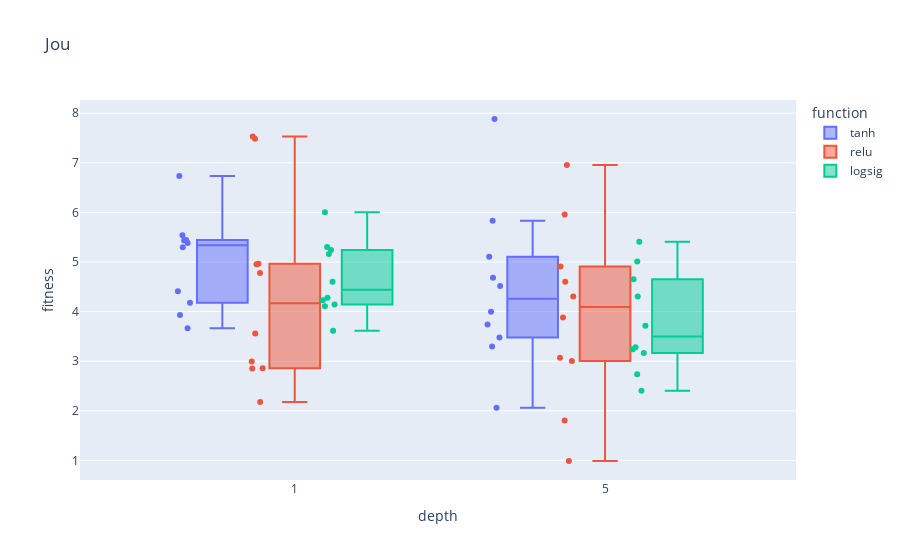

The code cell stored with this chart in its notebook:
### Code cell
fig = px.box(df, y="fitness", x=label, color="function", points="all", orientation='v',
             title="Fitness dispersion based on NN depth and activation function of hidden layers")
fig.show()

### Figure 1 — Plotly figure (JSON) as saved in the notebook; plotly's stock layout.template omitted (floating-point values rounded to 4 significant figures)
{"data": [{"alignmentgroup": "True", "boxpoints": "all", "hovertemplate": "function=tanh<br>depth=%{x}<br>fitness=%{y}<extra></extra>", "legendgroup": "tanh", "marker": {"color": "#636efa"}, "name": "tanh", "notched": false, "offsetgroup": "tanh", "orientation": "v", "showlegend": true, "type": "box", "x": ["1", "1", "1", "1", "1", "1", "1", "1", "1", "1", "5", "5", "5", "5", "5", "5", "5", "5", "5", "5"], "x0": " ", "xaxis": "x", "y": [5.432, 3.934, 5.382, 5.297, 3.665, 6.737, 5.542, 4.412, 4.178, 5.444, 3.297, 4.683, 2.063, 7.884, 3.741, 5.834, 3.476, 4.519, 3.995, 5.108], "y0": " ", "yaxis": "y"}, {"alignmentgroup": "True", "boxpoints": "all", "hovertemplate": "function=relu<br>depth=%{x}<br>fitness=%{y}<extra></extra>", "legendgroup": "relu", "marker": {"color": "#EF553B"}, "name": "relu", "notched": false, "offsetgroup": "relu", "orientation": "v", "showlegend": true, "type": "box", "x": ["1", "1", "1", "1", "1", "1", "1", "1", "1", "1", "5", "5", "5", "5", "5", "5", "5", "5", "5", "5"], "x0": " ", "xaxis": "x", "y": [2.176, 3.561, 4.955, 2.852, 7.485, 4.781, 2.859, 7.529, 4.967, 2.996, 4.602, 4.307, 3.883, 4.911, 3.003, 3.072, 6.954, 1.804, 0.9881, 5.96], "y0": " ", "yaxis": "y"}, {"alignmentgroup": "True", "boxpoints": "all", "hovertemplate": "function=logsig<br>depth=%{x}<br>fitness=%{y}<extra></extra>", "legendgroup": "logsig", "marker": {"color": "#00cc96"}, "name": "logsig", "notched": false, "offsetgroup": "logsig", "orientation": "v", "showlegend": true, "type": "box", "x": ["1", "1", "1", "1", "1", "1", "1", "1", "1", "1", "5", "5", "5", "5", "5", "5", "5", "5", "5", "5"], "x0": " ", "xaxis": "x", "y": [4.605, 4.109, 4.142, 5.241, 4.282, 6.004, 5.302, 3.615, 4.231, 5.16, 3.167, 5.408, 5.013, 2.406, 3.715, 4.305, 3.283, 2.738, 3.243, 4.654], "y0": " ", "yaxis": "y"}], "layout": {"boxmode": "group", "legend": {"title": {"text": "function"}, "tracegroupgap": 0}, "title": {"text": "Jou"}, "xaxis": {"anchor": "y", "domain": [0, 1], "title": {"text": "depth"}}, "yaxis": {"anchor": "x", "domain": [0, 1], "title": {"text": "fitness"}}}}
